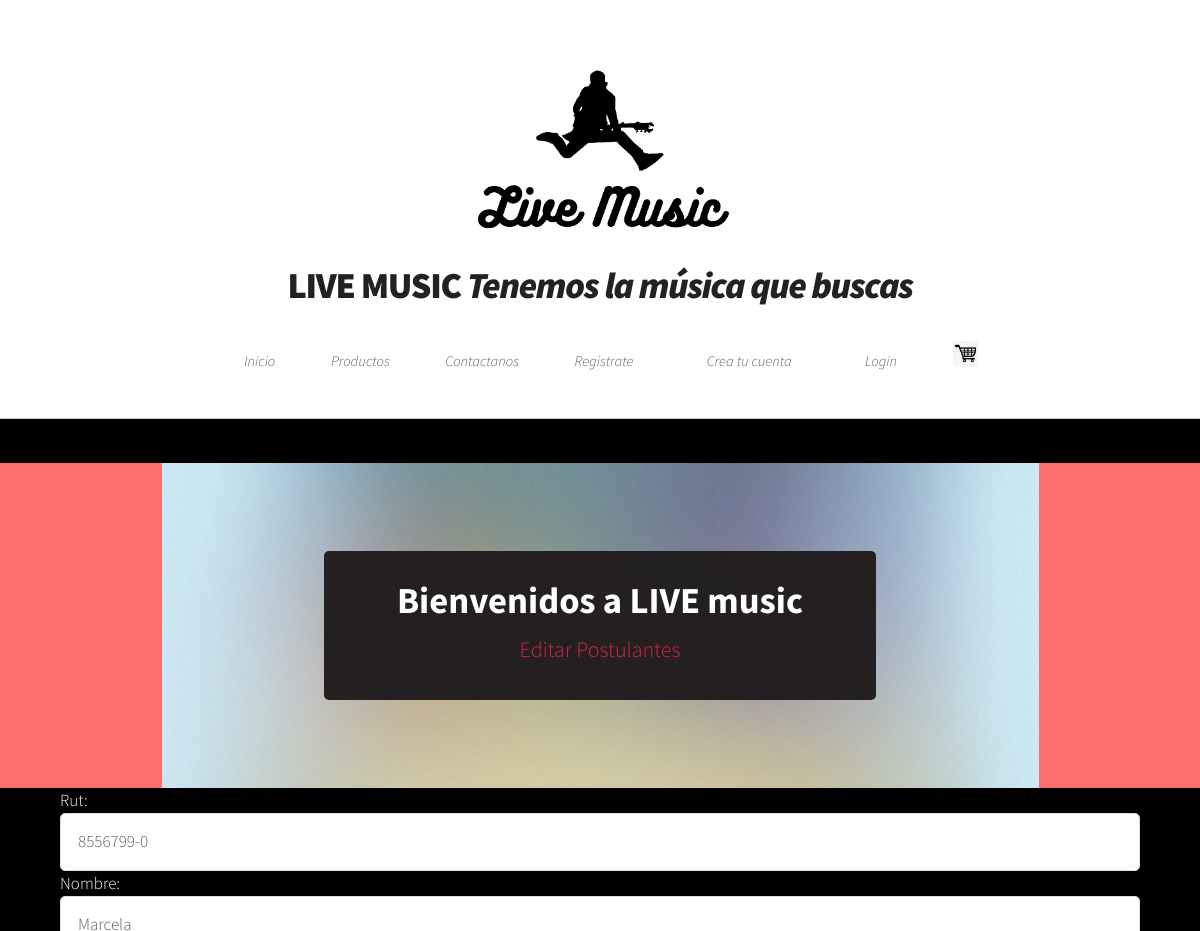
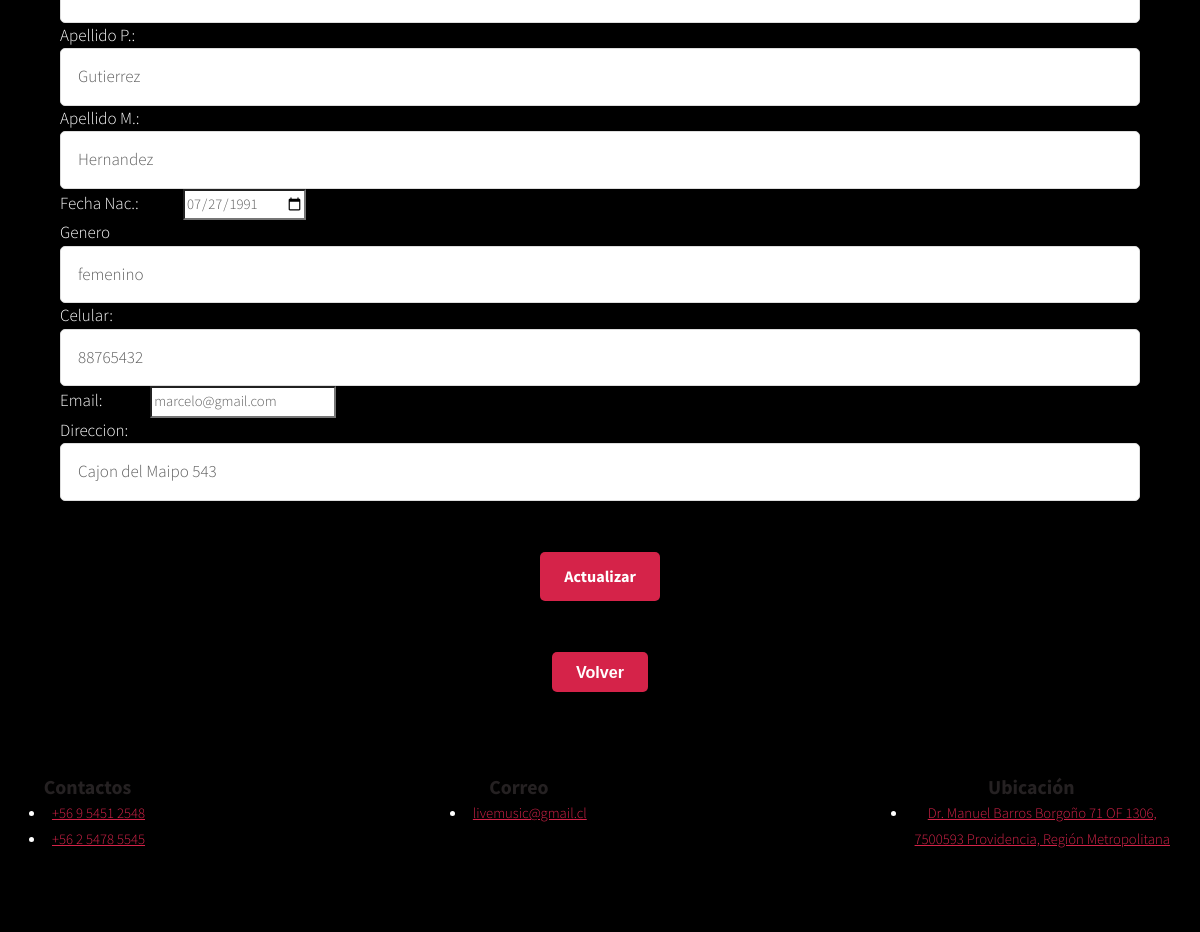
Screenshot of /alumnos_findEdit/8556799-0/ with the database file from the repository (2 pictures, top to bottom).
### demo/models.py (models this page shows, shortened)
class Postulante(models.Model):
    rut              = models.CharField(primary_key=True, max_length=10)
    nombre           = models.CharField(max_length=20)
    apellido_paterno = models.CharField(max_length=20)
    apellido_materno = models.CharField(max_length=20)
    fecha_nacimiento = models.DateField(blank=False, null=False)
    id_genero        = models.ForeignKey('Genero',on_delete=models.CASCADE, db_column='idGenero')
    telefono         = models.CharField(max_length=45)
    email            = models.EmailField(unique=True, max_length=100, blank=True, null=True)
    direccion        = models.CharField(max_length=50, blank=True, null=True)
    activo           = models.IntegerField()

### demo/views.py (the view)
# urls.py: path('alumnos_findEdit/<str:pk>/', views.alumnos_finEdit, name='alumnos_findEdit'),
def alumnos_finEdit(request,pk):
    if  pk != "":
        postulante = Postulante.objects.get(rut=pk)
        generos = Genero.objects.all()
        print(type(postulante.id_genero.genero))
        context={'postulante':postulante, 'generos': generos}
    if postulante:
        return render(request, 'demo/alumnos_edit.html', context)
    else:
        context={'mensaje':"Error, rut no existe..."}
        return render(request, 'demo/alumnos_list.html', context)

### demo/templates/demo/alumnos_edit.html (shortened to what this page needs)
{% extends "demo/base.html" %}
{%block content %}
          <section id="banner">
            <header>
                <h2>Bienvenidos a LIVE music</h2>
                <p> Editar Postulantes</p>
            </header>
        </section>
    <div style=" text-align: center;">
      {% if postulante %}
    <main class="products container">
          <div class="container" >
          <form action="{% url 'alumnosUpdate' %}" method="POST">
              <pre>Rut:                <input type="text" name="rut"  value="{{postulante.rut}}" ></pre>
              <pre>Nombre:             <input type="text" name="nombre"  value="{{postulante.nombre}}"  ></pre>
              <pre>Apellido P.:        <input type="text" name="paterno"  value="{{postulante.apellido_paterno}}" ></pre>
              <pre>Apellido M.:        <input type="text" name="materno"  value="{{postulante.apellido_materno}}" ></pre>
              <pre>Fecha Nac.:             <input type="date" name="fechaNac"  value="{{postulante.fecha_nacimiento|date:'Y-m-d'}}" ></pre>
              <pre>Genero                    <select name="genero">
                  {% for genero in generos %}
                      {% if genero.genero == postulante.id_genero.genero %}
                      <option value="{{genero.id_genero}}" selected>{{genero.genero}}</option>
                      {% else %}
                      <option value="{{genero.id_genero}}" >{{genero.genero}}</option>
                      {% endif %}
                      {% endfor %}
              </select></pre>
              <pre>Celular:            <input type="text" name="telefono"  value="{{postulante.telefono}}" ></pre>
              <pre>Email:              <input type="mail" name="email"  value="{{postulante.email}}"></pre>
              <pre>Direccion:         <input type="text" name="direccion"  value="{{postulante.direccion}}"></pre>
              <br><br>
              <input type="submit" name="opcion" value="Actualizar">
          </form><br><br>
        {% endif %}
     <a href="{% url 'crud'  %}" ><button class="btn btn-danger">Volver</button></a>
    </div>
  </main>
    {% endblock %}

### demo/static/css/main.css (style rules this page uses)
html, body, div, span, applet, object, iframe, h1, h2, h3, h4, h5, h6, p, blockquote, pre, a, abbr, acronym, address, big, cite, code, del, dfn, em, img, ins, kbd, q, s, samp, small, strike, strong, sub, sup, tt, var, b, u, i, center, dl, dt, dd, ol, ul, li, fieldset, form, label, legend, table, caption, tbody, tfoot, thead, tr, th, td, article, aside, canvas, details, embed, figure, figcaption, footer, header, hgroup, menu, nav, output, ruby, section, summary, time, mark, audio, video { margin: 0; padding: 0; border: 0; font-size: 100%; font: inherit; vertical-align: baseline; }
article, aside, details, figcaption, figure, footer, header, hgroup, menu, nav, section { display: block; }
body { line-height: 1; }
body { -webkit-text-size-adjust: none; }
input, select, textarea { -moz-appearance: none; -webkit-appearance: none; -ms-appearance: none; appearance: none; }
html { box-sizing: border-box; }
*, *:before, *:after { box-sizing: inherit; }
body { background: #252122; background-image: url("images/bg02.png"); }
body, input, textarea, select { font-family: 'Source Sans Pro'; font-weight: 300; color: #5d5d5d; font-size: 14pt; line-height: 1.75em; }
h1, h2, h3, h4, h5, h6 { color: #252122; font-weight: 700; }
h2 { font-size: 1.5em; }
a { color: #d52349; text-decoration: underline; }
p, ul, ol, dl, table { margin-bottom: 2em; }
.container { margin: 0 auto; max-width: 100%; width: 70em; }
@media screen and (max-width: 1680px) { .container { width: 70em; } }
@media screen and (max-width: 1280px) { .container { width: calc(100% - 60px); } }
form input[type=text], form input[type=email], form input[type=password], form select, form textarea { -webkit-appearance: none; display: block; border: 0; padding: 0.75em 1em; font-size: 1em; border-radius: 5px; border: solid 1px #dddddd; background: #fff; width: 100%; }
section, article { margin-bottom: 2.5em; }
section > :last-child, section:last-child, article > :last-child, article:last-child { margin-bottom: 0; }
header { margin: 0 0 1.5em 0; }
header > p { display: block; font-style: italic; margin: 0.5em 0 0 0; padding-bottom: 0.5em; }
input[type="button"], input[type="submit"], input[type="reset"], input[type="btn-1"], button, .button { -webkit-appearance: none; display: inline-block; text-decoration: none; cursor: pointer; border: 0; border-radius: 5px; background: #d52349; color: #fff !important; font-weight: 700; outline: 0; font-size: 1.1em; padding: 0.65em 1.5em 0.65em 1.5em; text-align: center; -moz-transition: background-color .25s ease-in-out; -webkit-transition: background-color .25s ease-in-out; -ms-transition: background-color .25s ease-in-out; transition: background-color .25s ease-in-out; }
#page-wrapper > section { margin-bottom: 0; }
#banner { background: #fd6f6f url("../../images/pic01.jpg"); background-position: center center; background-size: auto 100%; background-repeat: no-repeat; text-align: center; position: relative; padding: 8em 0; margin: 4em 0 0 0; }
#banner header { background-color: rgba(34, 30, 31, 0.98); display: inline-block; padding: 2.5em 5em; border-radius: 5px; }
#banner header h2 { color: #fff; font-weight: 700; font-size: 2.5em; margin: 0 0 0.65em 0; }
#banner header p { color: #d52349; padding: 0; font-style: normal; margin: 0; font-size: 1.5em; }
@media screen and (max-width: 1680px) { body, input, textarea, select { font-size: 12pt; } }
@media screen and (max-width: 1280px) { body, input, textarea, select { font-size: 11pt; } }
@media screen and (max-width: 1280px) { #banner { padding: 6em 0; margin: 3em 0 0 0; } }

### demo/templates/demo/alumnos_edit.html (style rules this page uses)
pre { color: white; text-align: left; font-size: 17px; }
body { background-color: black; color: white; }

### rows the page displays
Postulante: rut "8556799-0", nombre "Marcela", paterno "Gutierrez", materno "Hernandez", fechaNac "07/27/1991", telefono "88765432", email "marcelo@gmail.com", direccion "Cajon del Maipo 543"

### other values shown
form field genero "femenino"
